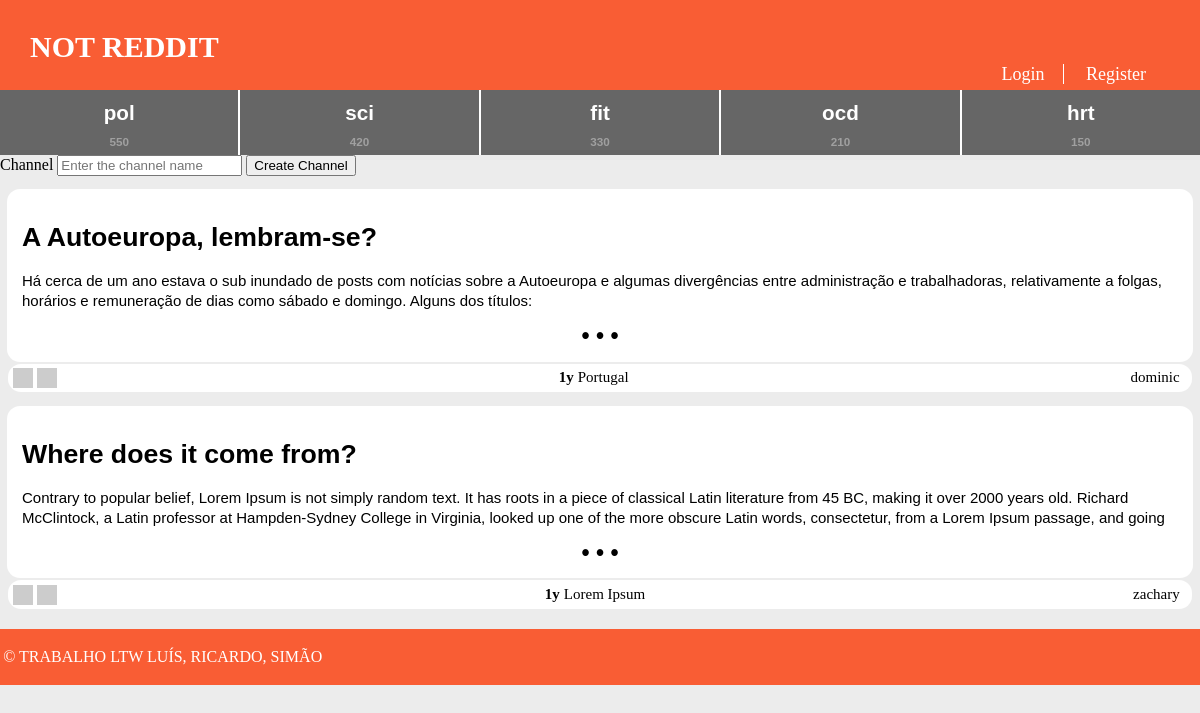
The app's page /pages/homepage.php, older data.
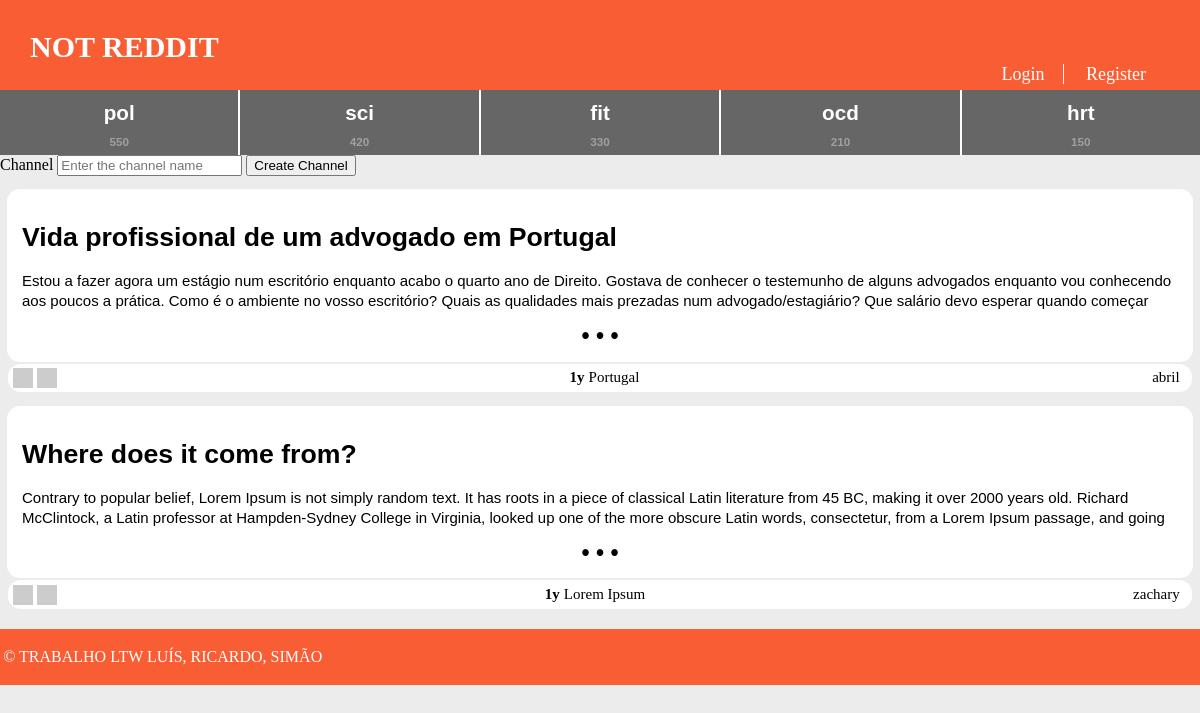
The same page, newer data.
### tables this page shows
CREATE TABLE Story (
  id INTEGER PRIMARY KEY,
  title VARCHAR,
  published INTEGER, -- date when the story was published in epoch format
  channel VARCHAR REFERENCES channel, -- comma separated tags
  author VARCHAR REFERENCES utilizer, -- who wrote the article
  points INTEGER DEFAULT 0,
  fulltext VARCHAR
);

### database/db_story.php (called while the page is built, shortened)
<?php
	function getMostRecentStoryFromChannel($channel){
		$db = Database::instance()->db();
		$recentStory = $db->prepare('SELECT id, title, fulltext, MAX(published) AS "published", channel, author FROM Story  WHERE channel = ?');
		$recentStory->execute(array($channel));
		$recentStory = $recentStory->fetchAll();
		return $recentStory;
	}
?>

### templates/tpl_common.php (the view, shortened to what this page needs)
<?php include_once('tpl_sub.php');
	include_once('tpl_story.php');
?>
<?php function draw_header($username, $channel) { ?>
	<!DOCTYPE html>
	<html>
		<head>
			<link rel="stylesheet" href="../css/common.css">
		</head>
		<body>
			<header>
				<?php if($channel === "NOT REDDIT") { ?>
					<a id="title" href="../pages/homepage.php"><?=$channel?></a>
				<?php } else { ?>
					<a id="title" href="../pages/channel.php?name=<?=$channel?>"><?=$channel?></a>
				<?php } ?>
				<?php if($username != NULL) { ?>
					<nav id="signup">
						<a id="profile" href="../pages/profile.php?name=<?=$username?>"><?= $username ?></a>
						<a href="../actions/action_logout.php">Logout</a>
						<?php draw_subscriberList() ?>
					</nav>
				<?php } else { ?>
					<nav id="signup">
						<a href="../pages/login.php">Login</a>
						<a href="../pages/register.php">Register</a>
					</nav>
				<?php } ?>
			</header>
<?php } ?>
<?php function time_elapsed($date) {
	$now = new DateTime;
	$ago = new DateTime($date);
	$diff = $now->diff($ago);
	$diff->w = floor($diff->d / 7);
	$string = array(
		'y' => 'y',
		'm' => 'm',
		'w' => 'w',
		'd' => 'd',
		'h' => 'h',
		'i' => 'min',
		's' => 's',
	);
	$string = array_slice($string, 0, 1);
	return $string ? implode(', ', $string) . '' : 'just now';
} ?>
<?php function draw_createChannel() { ?>
	<form action='../actions/action_createChannel.php' method='post'>
		<label for='title'>Channel</label>
		<input type='text' placeholder='Enter the channel name' name='name' required>
		<button type='submit'>Create Channel</button>
	</form>
<?php } ?>
<?php function draw_info_bar($username, $channel, $date) { ?>
	<section id = "info_bar">
		<div id="start">
			<img src="https://dummyimage.com/20x20/524f52/d12222&text=ʌ" alt="upvote">
			<img src="https://dummyimage.com/20x20/524f52/d12222&text=v" alt="downvote">
		</div>
		<div id="middle">
			<h6 id="date"><?=time_elapsed('@' . $date)?></h6>
			<a id="channel" onclick="window.location.href='../pages/channel.php?name=<?=$channel?>'"><?=$channel?></a>
		</div>
		<div id="end">
			<a id="profile" onclick="window.location.href='../pages/profile.php?name=<?=$username?>'"><?=$username?></a>
		</div>
	</section>
<?php } ?>
<?php function draw_footer() { ?>
	</body>
	<footer>
		<p>&copy; TRABALHO LTW LUÍS, RICARDO, SIMÃO</p>
	</footer>
	</html>
<?php } ?>

### pages/homepage.php (shortened to what this page needs)
<?php
	include_once('../templates/tpl_common.php');
	include_once('../templates/tpl_sub.php');
	include_once('../templates/tpl_story.php');
	include_once('../database/db_story.php');
	$channellist = array('pol', 'sci', 'fit', 'ocd', 'hrt');
	$numsubs = array('550', '420', '330', '210', '150');
	$channelid = array('68', '72', '44', '32', '69');
	if(!isset($_SESSION['username'])) {
		draw_header(null, 'NOT REDDIT');
	} else {
		draw_header($_SESSION['username'], 'NOT REDDIT');
	}
	draw_topsubs($channellist, $numsubs, $channelid);
	draw_createChannel();
	$mostRecent = getMostRecentStoryFromChannel('Portugal');
	draw_storyCard($mostRecent[0], true);
	$mostRecent = getMostRecentStoryFromChannel('Lorem Ipsum');
	draw_footer();
?>

### templates/tpl_sub.php (shortened to what this page needs)
<?php function draw_topsubs($channellist, $numsubs, $channelid) { ?>
    <link rel="stylesheet" href="../css/top_subs.css">
    <section id="top_ch">
        <? for($i=0; $i < 5; $i++) { ?>
        <button type="button" onclick="window.location.href='../pages/channel.php?id=<?= $channelid[$i] ?>'">
            <h1><?=$channellist[$i]?></h1>
            <h2><?=$numsubs[$i]?></h2>
        </button>
        <? } ?>
    </section>
<?php } ?>

### templates/tpl_story.php (shortened to what this page needs)
<?php
	include_once('../templates/tpl_common.php');
	include_once('../database/db_story.php');
?>
<?php function draw_storyCard($story, $displayChannel) { ?>
	<link rel="stylesheet" href="../css/storyCard.css">
	<?php if($displayChannel) {
		$channel = $story['channel'];
	} else {
		$channel = null;
	} ?>
	<button id="storyCard" onclick="window.location.href='../pages/story.php?id=<?=$story['id']?>'">
		<h1> <?=htmlspecialchars($story['title'])?> </h1>
		<p> <?=htmlspecialchars($story['fulltext'])?> </p>
		<p>&bull; &bull; &bull;</p>
	</button>
	<?php draw_info_bar($story['author'], $channel, $story['published']) ?>
<?php } ?>

### css/common.css (style rules this page uses)
body { margin: 0 auto; padding-bottom: 5em; max-width: 80em; --bg-color: #ececec; --panel-color: #f95d34; --error-bg-color: lightcoral; --error-ft-color: black; --successs-bg-color: lightgreen; --success-ft-color: black; background-color: var(--bg-color); }
body > header { display: grid; grid-template-columns: 1fr auto; grid-template-rows: auto auto; background-color: var(--panel-color) ; color: white; }
body > header #title { padding-top: 1em; padding-left: 1em; text-decoration: none; color: white; font-size: 30px; font-weight: bold; grid-column: 1; grid-row: 1; cursor: pointer; }
body > header #signup { padding-right: 2em; padding-bottom: 5px; grid-column: 2; grid-row: 2; font-size: 18px; }
body > header > #signup > a:first-child { border-right: 1px solid white; }
body > header > #signup > a { padding: 0 1em; color: white; text-decoration: none; }
body > header #signup > a:first-child { padding-left: 0; }
#info_bar { background-color: white; border: none; border-radius: 13px; display: flex; flex-direction: row; justify-content: space-between; align-content: baseline; margin: 2px 0.5em 0em 0.5em; padding: 0.3em; padding-bottom: 0; }
#info_bar #date { color: black; text-decoration: none; font-size: 15px; display: inline; }
#info_bar #channel { color: black; text-decoration: none; cursor: pointer; font-size: 15px; display: inline; }
#info_bar #profile { color: black; text-decoration: none; cursor: pointer; font-size: 15px; display:inline; padding-right: 0.5em; }
footer { padding: 0.2em; margin: 20px auto; max-width: 80em; background-color: var(--panel-color); color: white; }

### css/top_subs.css (style rules this page uses)
#top_ch { display: flex; flex-direction: row; }
#top_ch button { display: block; flex: 1; background-color: #666666; border: none; }
#top_ch button:not(:last-child) { border-right: 2px solid white; }
#top_ch button h1 { font-size: 1.55em; color: white; margin-top: 0.5em; margin-bottom: 0; }
#top_ch button h2 { font-size: 0.88em; color: #a0a0a0; margin-bottom: 0.5em; }

### css/storyCard.css (style rules this page uses)
#storyCard { background-color: white; border: 2px solid white; border-radius: 13px; margin: 1em 0.5em 0em 0.5em; padding: 1em; }
#storyCard > h1 { text-align: left; }
#storyCard > p { overflow: hidden; max-height: 40px; text-align: left; font-size: 15px; line-height: 20px; }
#storyCard > p:last-child { text-align: center; font-size: 173%; font-weight: bolder; padding-top: 0; margin-top: 0; margin-bottom: 0; }

Row changes from the older to the newer data that the page shows:
no longer on this page (row unchanged): story: title "A Autoeuropa, lembram-se?", fulltext "Há cerca de um ano estava o sub inundado de posts com notícias sobre a Autoeuropa e algumas divergências entre administração e trabalhadoras, relativamente a folgas, horários e remuneração de dias como sábado e domingo. Alguns dos títulos:", channel "Portugal", author "dominic"
now on this page (row edited): story: title "Vida profissional de um advogado em Portugal", fulltext "Estou a fazer agora um estágio num escritório enquanto acabo o quarto ano de Direito. Gostava de conhecer o testemunho de alguns advogados enquanto vou conhecendo aos poucos a prática. Como é o ambiente no vosso escritório? Quais as qualidades mais prezadas num advogado/estagiário? Que salário devo esperar quando começar…", channel "Portugal", author "abril"
